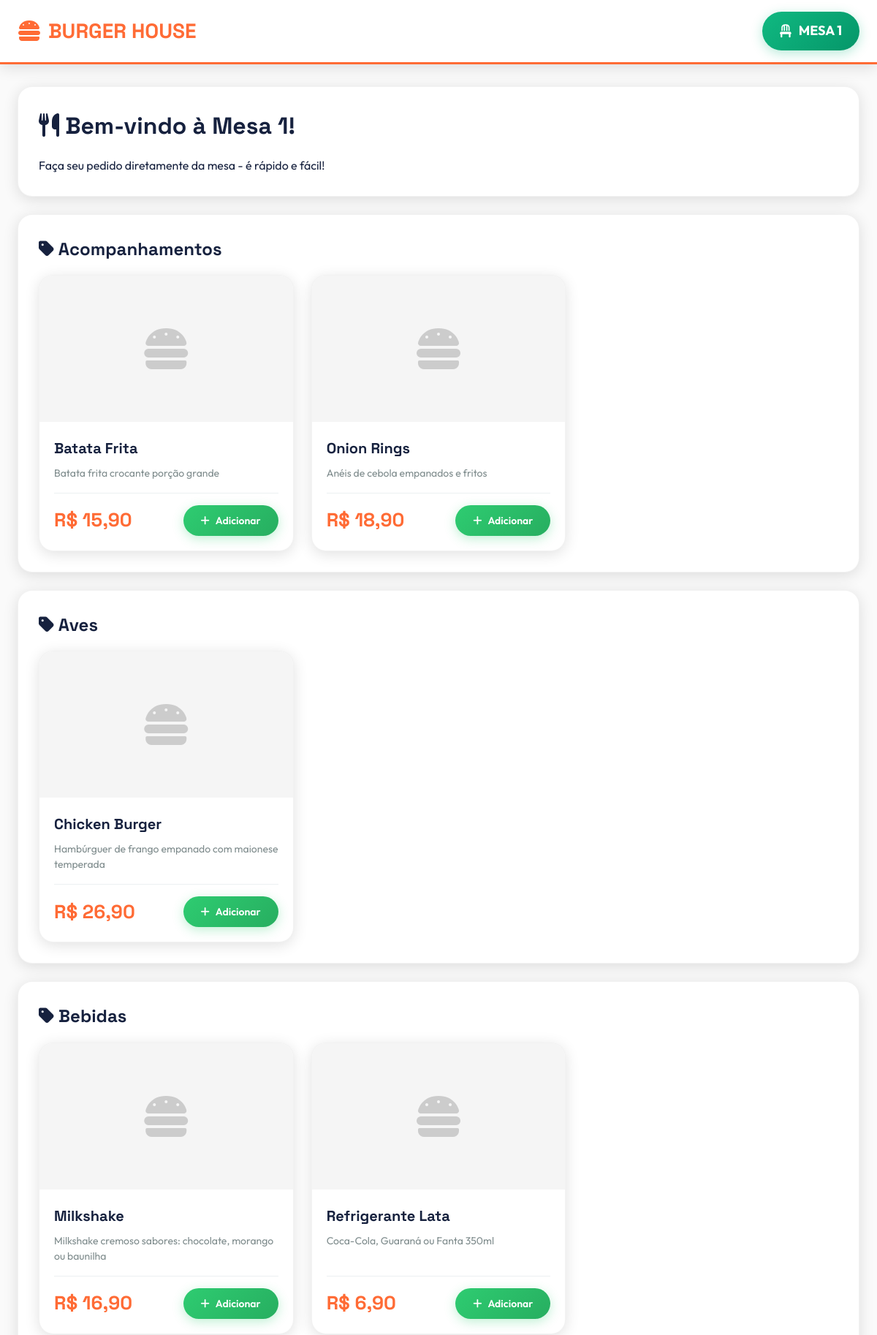
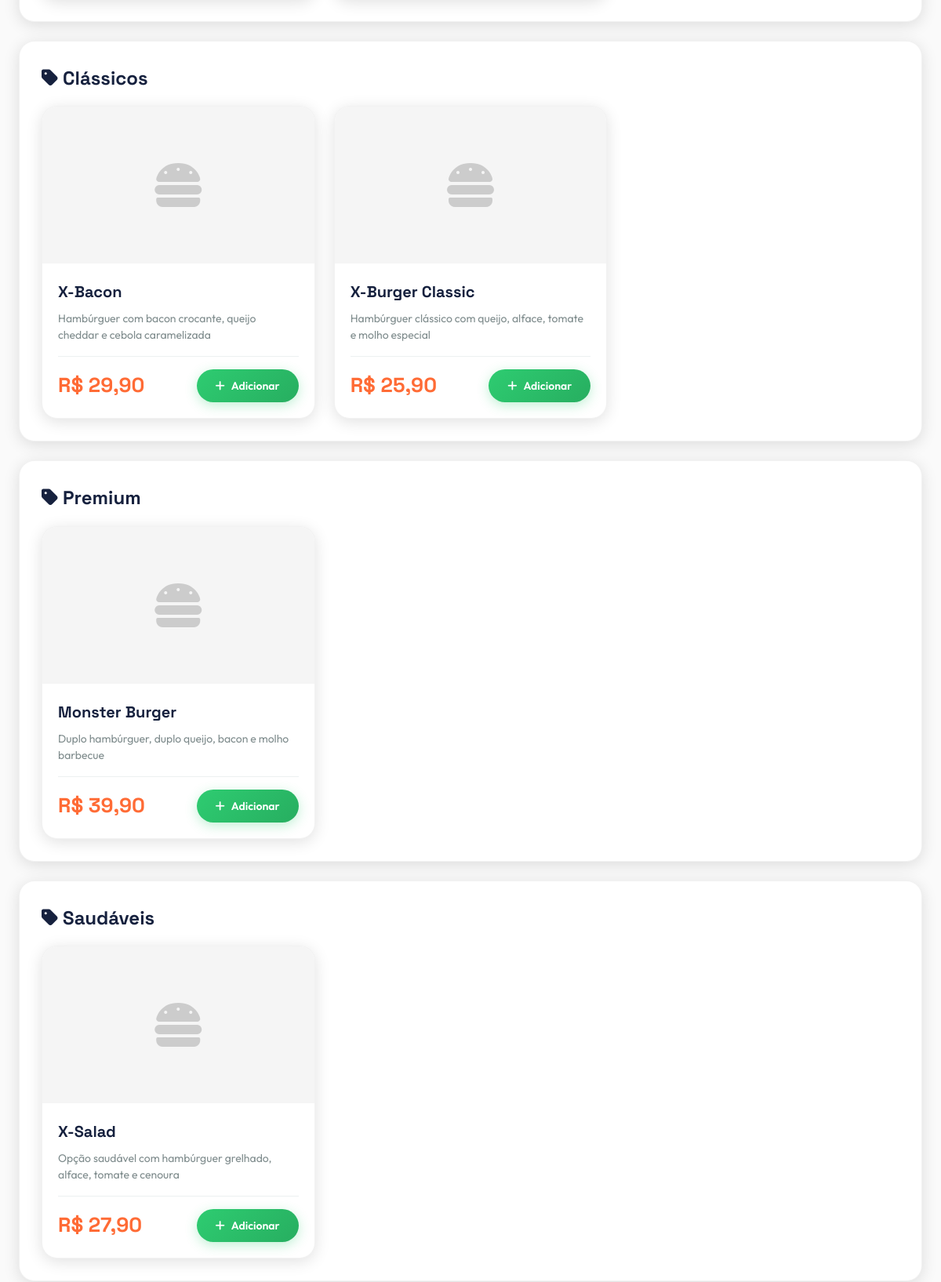
Page /pedido_mesa.php?mesa=1 (upper part) on the committed database (2 pictures, top to bottom).
### tables this page shows
CREATE TABLE IF NOT EXISTS mesas (
    id INT PRIMARY KEY AUTO_INCREMENT,
    numero VARCHAR(10) UNIQUE NOT NULL,
    qr_code VARCHAR(255),
    ocupada TINYINT(1) DEFAULT 0,
    ativa TINYINT(1) DEFAULT 1,
    criada_em TIMESTAMP DEFAULT CURRENT_TIMESTAMP,
    INDEX idx_numero (numero),
    INDEX idx_ocupada (ocupada)
);

CREATE TABLE produtos (
    id INT PRIMARY KEY AUTO_INCREMENT,
    nome VARCHAR(100) NOT NULL,
    descricao TEXT,
    preco DECIMAL(10,2) NOT NULL,
    categoria VARCHAR(50),
    imagem VARCHAR(255),
    disponivel TINYINT(1) DEFAULT 1,
    criado_em TIMESTAMP DEFAULT CURRENT_TIMESTAMP,
    INDEX idx_categoria (categoria),
    INDEX idx_disponivel (disponivel)
);

### helpers.php (called while the page is built, shortened)
<?php
function formatar_preco($valor) {
    return 'R$ ' . number_format($valor, 2, ',', '.');
}
?>

### pedido_mesa.php (the view, shortened to what this page needs)
<?php
include "config.php";
include "helpers.php";
$id_mesa = isset($_GET['mesa']) ? (int)$_GET['mesa'] : 0;
$mesa = $conn->query("SELECT * FROM mesas WHERE id=$id_mesa AND ativa=1")->fetch_assoc();
$produtos = $conn->query("SELECT * FROM produtos WHERE disponivel=1 ORDER BY categoria, nome")->fetch_all(MYSQLI_ASSOC);
$categorias = $conn->query("SELECT DISTINCT categoria FROM produtos WHERE disponivel=1 ORDER BY categoria")->fetch_all(MYSQLI_ASSOC);
?>
<!DOCTYPE html>
<html lang="pt-BR">
<head>
    <link rel="stylesheet" href="https://cdnjs.cloudflare.com/ajax/libs/font-awesome/6.4.0/css/all.min.css">
    <link rel="stylesheet" href="style.css">
</head>
<body>
    <div class="header">
        <div class="header-container">
            <div class="logo"><i class="fas fa-hamburger"></i> BURGER HOUSE</div>
            <div class="mesa-badge">
                <i class="fas fa-chair"></i> MESA <?= $mesa['numero'] ?>
            </div>
        </div>
    </div>
    <div class="container">
        <div class="card">
            <h1><i class="fas fa-utensils"></i> Bem-vindo à Mesa <?= $mesa['numero'] ?>!</h1>
            <p>Faça seu pedido diretamente da mesa - é rápido e fácil!</p>
        </div>
        <?php foreach ($categorias as $cat): ?>
            <?php
            $categoria = $cat['categoria'];
            $produtos_cat = array_filter($produtos, function($p) use ($categoria) {
                return $p['categoria'] == $categoria;
            });
            ?>
            <div class="card">
                <h2><i class="fas fa-tag"></i> <?= htmlspecialchars($categoria) ?></h2>
                <div class="produtos-grid">
                    <?php foreach ($produtos_cat as $p): ?>
                        <div class="produto-card">
                            <?php if ($p['imagem'] && file_exists($p['imagem'])): ?>
                                <img src="<?= htmlspecialchars($p['imagem']) ?>" alt="<?= htmlspecialchars($p['nome']) ?>" class="produto-imagem">
                            <?php else: ?>
                                <div class="produto-imagem" style="display:flex;align-items:center;justify-content:center;background:#f5f5f5;">
                                    <i class="fas fa-hamburger" style="font-size:64px;color:#ccc;"></i>
                                </div>
                            <?php endif; ?>
                            <div class="produto-info">
                                <div class="produto-nome"><?= htmlspecialchars($p['nome']) ?></div>
                                <div class="produto-descricao"><?= htmlspecialchars($p['descricao']) ?></div>
                                <div class="produto-footer">
                                    <div class="produto-preco"><?= formatar_preco($p['preco']) ?></div>
                                    <form method="POST" style="display:inline;">
                                        <button type="submit" name="adicionar_carrinho" class="btn btn-success">
                                            <i class="fas fa-plus"></i> Adicionar
                                        </button>
                                    </form>
                                </div>
                            </div>
                        </div>
                    <?php endforeach; ?>
                </div>
            </div>
        <?php endforeach; ?>
    </div>
</body>
</html>

### style.css (style rules this page uses)
* { margin: 0; padding: 0; box-sizing: border-box; }
:root { --primary: #ff6b35; --primary-dark: #e55a2b; --primary-light: #ff8c5a; --secondary: #1a1a2e; --accent: #ffd93d; --success: #2ecc71; --success-dark: #27ae60; --danger: #e74c3c; --warning: #f39c12; --info: #3498db; --dark: #16213e; --dark-light: #1f3460; --gray: #7f8c8d; --light-gray: #ecf0f1; --bg: #fafafa; --white: #ffffff; --gradient-fire: linear-gradient(135deg, #ff6b35 0%, #f7931e 50%, #ffd93d 100%); --gradient-dark: linear-gradient(135deg, #1a1a2e 0%, #16213e 100%); --gradient-success: linear-gradient(135deg, #2ecc71 0%, #27ae60 100%); --shadow-sm: 0 2px 8px rgba(0,0,0,0.08); --shadow-md: 0 4px 20px rgba(0,0,0,0.12); --shadow-lg: 0 8px 40px rgba(0,0,0,0.16); --shadow-glow: 0 0 30px rgba(255,107,53,0.3); --radius-sm: 8px; --radius-md: 12px; --radius-lg: 20px; --radius-xl: 28px; --radius-full: 9999px; --transition: 0.3s cubic-bezier(0.4, 0, 0.2, 1); }
body { font-family: 'Outfit', sans-serif; background: var(--bg); min-height: 100vh; color: var(--dark); line-height: 1.6; }
.header { background: var(--white); padding: 16px 0; box-shadow: var(--shadow-md); position: sticky; top: 0; z-index: 1000; border-bottom: 3px solid var(--primary); }
.header-container { max-width: 1400px; margin: 0 auto; padding: 0 24px; display: flex; justify-content: space-between; align-items: center; flex-wrap: wrap; gap: 16px; }
.logo { font-family: 'Space Grotesk', sans-serif; font-size: 28px; font-weight: 700; color: var(--primary); text-decoration: none; display: flex; align-items: center; gap: 10px; transition: var(--transition); }
.logo i { font-size: 32px; animation: bounce 2s ease-in-out infinite; }
.btn { padding: 12px 24px; border: none; border-radius: var(--radius-full); cursor: pointer; font-family: 'Outfit', sans-serif; font-weight: 600; font-size: 14px; text-decoration: none; display: inline-flex; align-items: center; justify-content: center; gap: 8px; transition: var(--transition); position: relative; overflow: hidden; }
.btn-success { background: var(--gradient-success); color: var(--white); box-shadow: 0 4px 15px rgba(46,204,113,0.3); }
.container { max-width: 1400px; margin: 0 auto; padding: 30px 24px; }
.card { background: var(--white); padding: 28px; border-radius: var(--radius-lg); box-shadow: var(--shadow-md); margin-bottom: 24px; animation: fadeInUp 0.5s ease; border: 1px solid rgba(0,0,0,0.05); }
.card h1, .card h2, .card h3 { font-family: 'Space Grotesk', sans-serif; color: var(--dark); margin-bottom: 16px; }
.card h1 { font-size: 32px; }
.card h2 { font-size: 24px; }
.produtos-grid { display: grid; grid-template-columns: repeat(auto-fill, minmax(300px, 1fr)); gap: 24px; }
.produto-card { background: var(--white); border-radius: var(--radius-lg); overflow: hidden; box-shadow: var(--shadow-md); transition: var(--transition); animation: fadeInUp 0.5s ease; display: flex; flex-direction: column; border: 1px solid rgba(0,0,0,0.05); }
.produto-imagem { width: 100%; height: 200px; object-fit: cover; background: var(--light-gray); position: relative; }
.produto-info { padding: 20px; flex: 1; display: flex; flex-direction: column; }
.produto-nome { font-family: 'Space Grotesk', sans-serif; font-size: 20px; font-weight: 700; color: var(--dark); margin-bottom: 8px; }
.produto-descricao { color: var(--gray); font-size: 14px; line-height: 1.5; margin-bottom: 16px; flex: 1; }
.produto-footer { display: flex; justify-content: space-between; align-items: center; margin-top: auto; padding-top: 16px; border-top: 1px solid var(--light-gray); }
.produto-preco { font-family: 'Space Grotesk', sans-serif; font-size: 26px; font-weight: 800; color: var(--primary); }

### pedido_mesa.php (style rules this page uses)
.mesa-badge { background: linear-gradient(135deg, #10b981 0%, #059669 100%); color: white; padding: 12px 24px; border-radius: 50px; font-weight: 700; font-size: 18px; display: flex; align-items: center; gap: 10px; box-shadow: 0 4px 16px rgba(16, 185, 129, 0.3); }

### rows in the picture
mesas: numero "1"
produtos: nome "Batata Frita", descricao "Batata frita crocante porção grande", preco "R$ 15,90"
produtos: nome "Onion Rings", descricao "Anéis de cebola empanados e fritos", preco "R$ 18,90"
produtos: nome "Chicken Burger", descricao "Hambúrguer de frango empanado com maionese temperada", preco "R$ 26,90"
produtos: nome "Milkshake", descricao "Milkshake cremoso sabores: chocolate, morango ou baunilha", preco "R$ 16,90"
produtos: nome "Refrigerante Lata", descricao "Coca-Cola, Guaraná ou Fanta 350ml", preco "R$ 6,90"
produtos: nome "X-Bacon", descricao "Hambúrguer com bacon crocante, queijo cheddar e cebola caramelizada", preco "R$ 29,90"
produtos: nome "X-Burger Classic", descricao "Hambúrguer clássico com queijo, alface, tomate e molho especial", preco "R$ 25,90"
produtos: nome "Monster Burger", descricao "Duplo hambúrguer, duplo queijo, bacon e molho barbecue", preco "R$ 39,90"
produtos: nome "X-Salad", descricao "Opção saudável com hambúrguer grelhado, alface, tomate e cenoura", preco "R$ 27,90"

### other values in the picture
$categoria "Acompanhamentos"
$categoria "Aves"
$categoria "Bebidas"
$categoria "Clássicos"
$categoria "Premium"
$categoria "Saudáveis"
